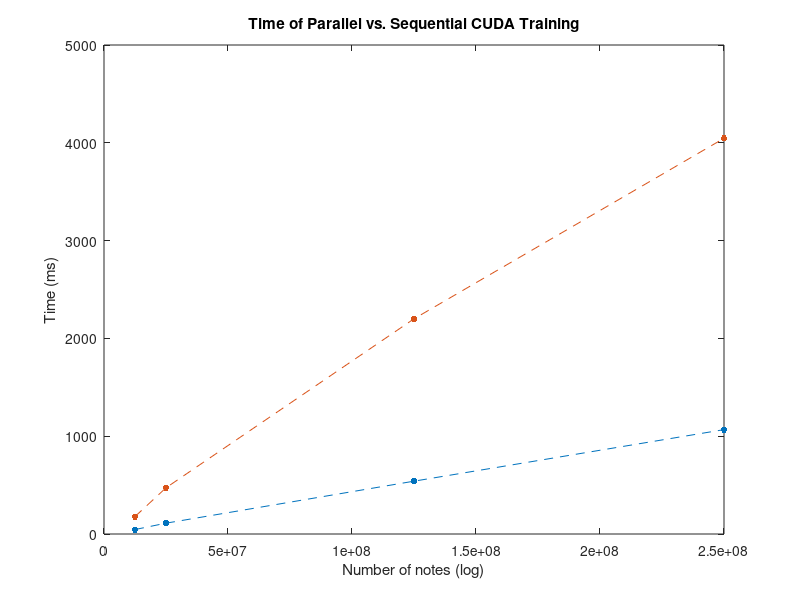
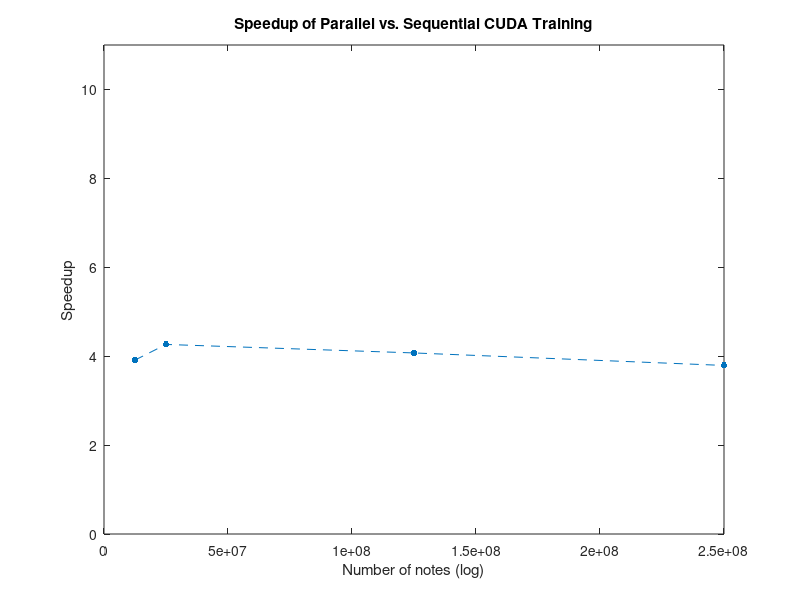

Recreate these plots in MATLAB, in order.
N = [
12500000,
25000000,
125000000,
250000000
];

seq = [
    178352,
472437,
2200164,
4045996
];

par = [
45579,
110788,
540189,
1067036
];

%%% Plotting %%%
plot(N, par/1000, '--.', 'MarkerSize', 15) 
hold on
plot(N, seq/1000, '--.', 'MarkerSize', 15)
title('Time of Parallel vs. Sequential CUDA Training')
ylabel('Time (ms)')
xlabel('Number of notes (log)')

figure;
plot(N, seq ./ par, '--.', 'MarkerSize', 15)
title('Speedup of Parallel vs. Sequential CUDA Training')
ylabel('Speedup')
ylim([0, 11])
xlabel('Number of notes (log)')